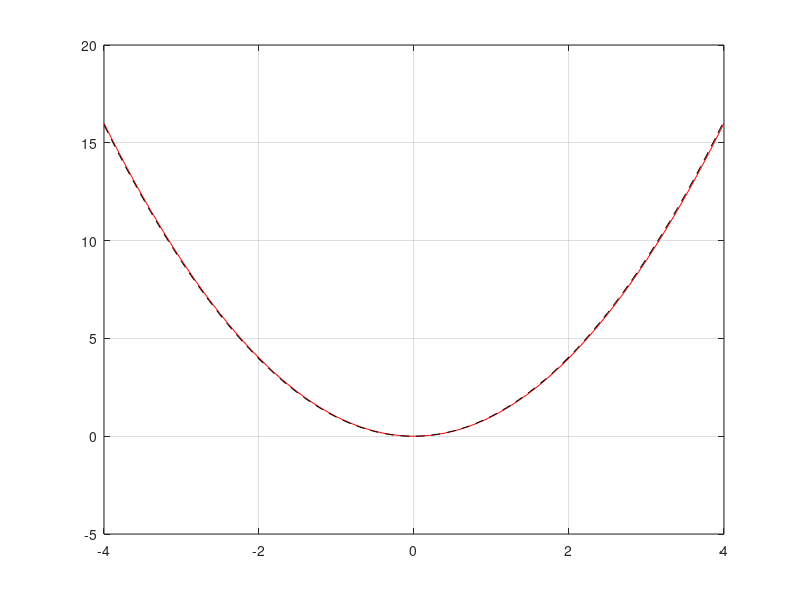

This figure's MATLAB source:
clear all
close all
clc

A = [2 3 3;5 1 3;5 2 2];

x1 = prod(diag(fliplr(A),1))*prod(diag(fliplr(A),-1));
x2 = sum(sum(A));
x3 = max(A([1 3],2));

X = [x1 x2 x3]

y1 = length(find(A<3));
y2 = min(diag(A));
y3 = sum(A(2,:));

Y = [y1 y2 y3]

Z = X.*Y;

skalarniProizvod = X*Y';
B = ones(length(Z)+2).*skalarniProizvod;
B(end-1:-1:2,2:end-1) = diag(Z)

S1 = sparse(B);
full(S1);
spy(S1);

x=-4:0.1:4;
y = x.^2;
plot(x,y,'r');
hold on; grid on;
y = y+randn(size(y));
% plot(x,y,'b.'); hold on;
P = polyfit(x,y,2);
plot(x,polyval(P,x),'k--');





